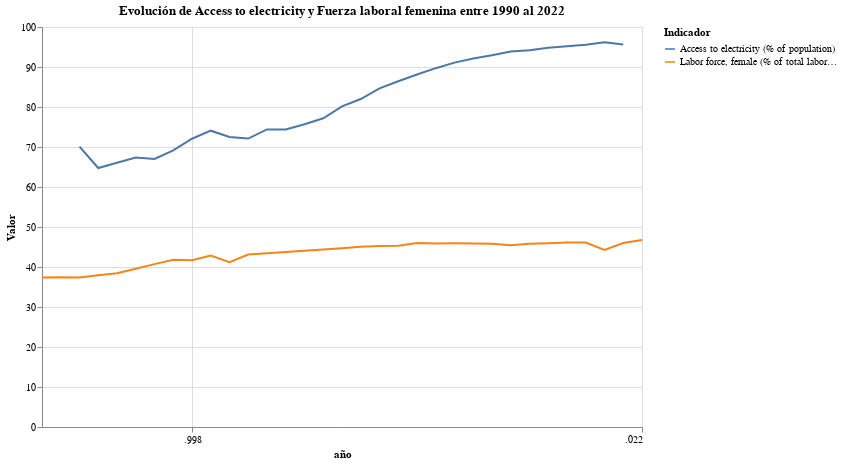

The code cell stored with this chart in its notebook:
### Code cell
# decidimos comparar la evolicion del acceso a la elecctricidad y la fuerza laboral femenina

base_pais['año'] = pd.to_numeric(base_pais['año'], errors='coerce')

# Filtrar las filas para considerar solo los años entre 1990 y 2022
df_subset = base_pais[(base_pais['año'] >= 1990) & (base_pais['año'] <= 2022)][['año', 'Access to electricity (% of population)', 'Labor force, female (% of total labor force)']].copy()

# Convertir las columnas a formato numérico, reemplazando '..' con NaN
df_subset['Access to electricity (% of population)'] = pd.to_numeric(df_subset['Access to electricity (% of population)'], errors='coerce')
pd.to_numeric(df_subset['Labor force, female (% of total labor force)'], errors='coerce')

# Derretir el DataFrame para facilitar el gráfico
df_melted = df_subset.melt(id_vars=['año'], var_name='Indicador', value_name='Valor')

# Crear el gráfico de línea
chart = alt.Chart(df_melted).mark_line().encode(
    x='año:T',
    y='Valor:Q',
    color='Indicador:N'
).properties(
    width=600,
    height=400,
    title='Evolución de Access to electricity y Fuerza laboral femenina entre 1990 al 2022'
)

chart

### Figure 1 — Vega-Lite specification as saved in the notebook (floating-point values rounded to 4 significant figures)
{"config": {"view": {"continuousWidth": 300, "continuousHeight": 300}}, "data": {"name": "data-c8cfb821d7aa34423fcbd840524e42fd"}, "mark": {"type": "line"}, "encoding": {"color": {"field": "Indicador", "type": "nominal"}, "x": {"field": "año", "type": "temporal"}, "y": {"field": "Valor", "type": "quantitative"}}, "height": 400, "title": "Evolución de Access to electricity y Fuerza laboral femenina entre 1990 al 2022", "width": 600, "$schema": "https://vega.github.io/schema/vega-lite/v5.16.3.json", "datasets": {"data-c8cfb821d7aa34423fcbd840524e42fd": [{"año": 1990, "Indicador": "Access to electricity (% of population)", "Valor": null}, {"año": 1991, "Indicador": "Access to electricity (% of population)", "Valor": null}, {"año": 1992, "Indicador": "Access to electricity (% of population)", "Valor": 70.1}, {"año": 1993, "Indicador": "Access to electricity (% of population)", "Valor": 64.75}, {"año": 1994, "Indicador": "Access to electricity (% of population)", "Valor": 66.05}, {"año": 1995, "Indicador": "Access to electricity (% of population)", "Valor": 67.35}, {"año": 1996, "Indicador": "Access to electricity (% of population)", "Valor": 67.0}, {"año": 1997, "Indicador": "Access to electricity (% of population)", "Valor": 69.16}, {"año": 1998, "Indicador": "Access to electricity (% of population)", "Valor": 72.07}, {"año": 1999, "Indicador": "Access to electricity (% of population)", "Valor": 74.08}, {"año": 2000, "Indicador": "Access to electricity (% of population)", "Valor": 72.5}, {"año": 2001, "Indicador": "Access to electricity (% of population)", "Valor": 72.11}, {"año": 2002, "Indicador": "Access to electricity (% of population)", "Valor": 74.38}, {"año": 2003, "Indicador": "Access to electricity (% of population)", "Valor": 74.38}, {"año": 2004, "Indicador": "Access to electricity (% of population)", "Valor": 75.69}, {"año": 2005, "Indicador": "Access to electricity (% of population)", "Valor": 77.17}, {"año": 2006, "Indicador": "Access to electricity (% of population)", "Valor": 80.16}, {"año": 2007, "Indicador": "Access to electricity (% of population)", "Valor": 81.99}, {"año": 2008, "Indicador": "Access to electricity (% of population)", "Valor": 84.68}, {"año": 2009, "Indicador": "Access to electricity (% of population)", "Valor": 86.42}, {"año": 2010, "Indicador": "Access to electricity (% of population)", "Valor": 88.12}, {"año": 2011, "Indicador": "Access to electricity (% of population)", "Valor": 89.71}, {"año": 2012, "Indicador": "Access to electricity (% of population)", "Valor": 91.1}, {"año": 2013, "Indicador": "Access to electricity (% of population)", "Valor": 92.14}, {"año": 2014, "Indicador": "Access to electricity (% of population)", "Valor": 92.92}, {"año": 2015, "Indicador": "Access to electricity (% of population)", "Valor": 93.85}, {"año": 2016, "Indicador": "Access to electricity (% of population)", "Valor": 94.2}, {"año": 2017, "Indicador": "Access to electricity (% of population)", "Valor": 94.8}, {"año": 2018, "Indicador": "Access to electricity (% of population)", "Valor": 95.2}, {"año": 2019, "Indicador": "Access to electricity (% of population)", "Valor": 95.55}, {"año": 2020, "Indicador": "Access to electricity (% of population)", "Valor": 96.2}, {"año": 2021, "Indicador": "Access to electricity (% of population)", "Valor": 95.6}, {"año": 2022, "Indicador": "Access to electricity (% of population)", "Valor": null}, {"año": 1990, "Indicador": "Labor force, female (% of total labor force)", "Valor": "37.3724250367503"}, {"año": 1991, "Indicador": "Labor force, female (% of total labor force)", "Valor": "37.4395764837796"}, {"año": 1992, "Indicador": "Labor force, female (% of total labor force)", "Valor": "37.3568974141558"}, {"año": 1993, "Indicador": "Labor force, female (% of total labor force)", "Valor": "37.9136920848328"}, {"año": 1994, "Indicador": "Labor force, female (% of total labor force)", "Valor": "38.448057278662"}, {"año": 1995, "Indicador": "Labor force, female (% of total labor force)", "Valor": "39.568887503712"}, {"año": 1996, "Indicador": "Labor force, female (% of total labor force)", "Valor": "40.7148181354051"}, {"año": 1997, "Indicador": "Labor force, female (% of total labor force)", "Valor": "41.809889784265"}, {"año": 1998, "Indicador": "Labor force, female (% of total labor force)", "Valor": "41.6867282752194"}, {"año": 1999, "Indicador": "Labor force, female (% of total labor force)", "Valor": "42.852867842457"}, {"año": 2000, "Indicador": "Labor force, female (% of total labor force)", "Valor": "41.2190811704125"}, {"año": 2001, "Indicador": "Labor force, female (% of total labor force)", "Valor": "43.0977163888045"}, {"año": 2002, "Indicador": "Labor force, female (% of total labor force)", "Valor": "43.4343657526015"}, {"año": 2003, "Indicador": "Labor force, female (% of total labor force)", "Valor": "43.7523918910809"}, {"año": 2004, "Indicador": "Labor force, female (% of total labor force)", "Valor": "44.0555134064441"}, {"año": 2005, "Indicador": "Labor force, female (% of total labor force)", "Valor": "44.3447238934809"}, {"año": 2006, "Indicador": "Labor force, female (% of total labor force)", "Valor": "44.6674229117992"}, {"año": 2007, "Indicador": "Labor force, female (% of total labor force)", "Valor": "45.0673338315268"}, {"año": 2008, "Indicador": "Labor force, female (% of total labor force)", "Valor": "45.2229471581833"}, {"año": 2009, "Indicador": "Labor force, female (% of total labor force)", "Valor": "45.3332186651277"}, {"año": 2010, "Indicador": "Labor force, female (% of total labor force)", "Valor": "45.9866454056209"}, {"año": 2011, "Indicador": "Labor force, female (% of total labor force)", "Valor": "45.9053064622094"}, {"año": 2012, "Indicador": "Labor force, female (% of total labor force)", "Valor": "45.9124800404932"}, {"año": 2013, "Indicador": "Labor force, female (% of total labor force)", "Valor": "45.8711092036968"}, {"año": 2014, "Indicador": "Labor force, female (% of total labor force)", "Valor": "45.804310150231"}, {"año": 2015, "Indicador": "Labor force, female (% of total labor force)", "Valor": "45.4276000599438"}, {"año": 2016, "Indicador": "Labor force, female (% of total labor force)", "Valor": "45.7818223870905"}, {"año": 2017, "Indicador": "Labor force, female (% of total labor force)", "Valor": "45.9158254902167"}, {"año": 2018, "Indicador": "Labor force, female (% of total labor force)", "Valor": "46.1114156983427"}, {"año": 2019, "Indicador": "Labor force, female (% of total labor force)", "Valor": "46.1284202883485"}, {"año": 2020, "Indicador": "Labor force, female (% of total labor force)", "Valor": "44.2865347211395"}, {"año": 2021, "Indicador": "Labor force, female (% of total labor force)", "Valor": "45.975899260784"}, {"año": 2022, "Indicador": "Labor force, female (% of total labor force)", "Valor": "46.7458159089724"}]}}
